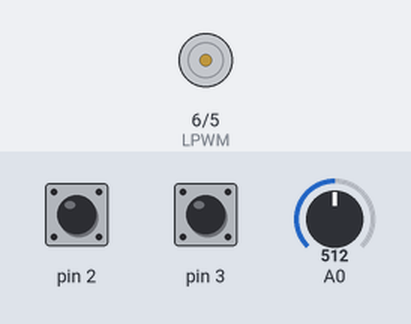
The sketch below on a simulated Arduino Uno, built with avr-gcc and run on an emulated ATmega328P. Shown: motor-driver pin pairs drawn as motors (green arrow = first pin HIGH = forward, orange = second pin HIGH = backward, longer = more drive). Inputs (shaded band) come from the test bench; at power-on: pin 2 HIGH, pin 3 HIGH, A0 = 512.

Above: at 1.2 s.
1.3 s: pin 2 pulled LOW for 0.15 s
At 1.37 s:
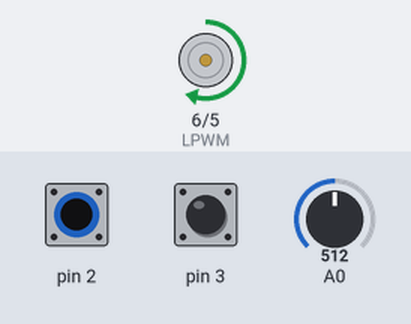
2.9 s: pin 3 pulled LOW for 0.15 s
At 2.97 s:
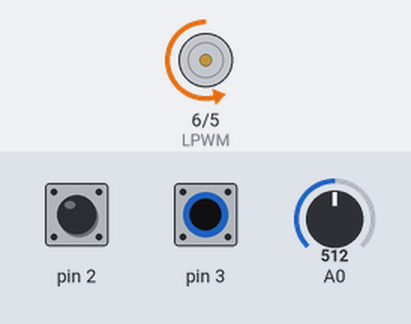
4.5 s: pin 3 pulled LOW for 3.2 s
At 8.3 s:
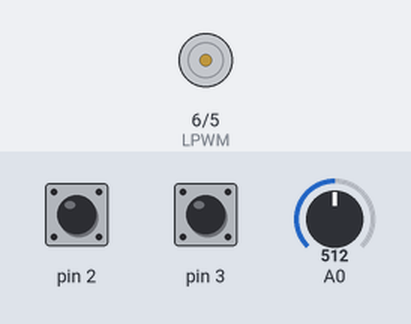
9.2 s: pin 2 pulled LOW for 1 s
At 10.0 s:
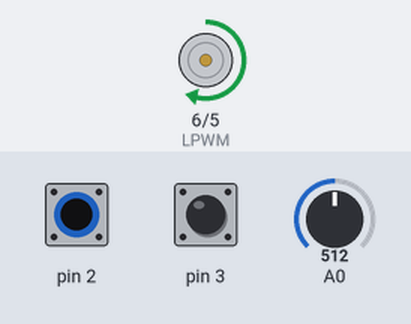
11.7 s: pin 2 pulled LOW for 3.2 s
At 16.2 s:
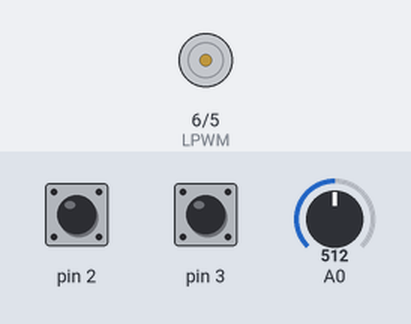
Timing chart, 0 to 17.4 s (numbered marks = the images above; inputs shaded):
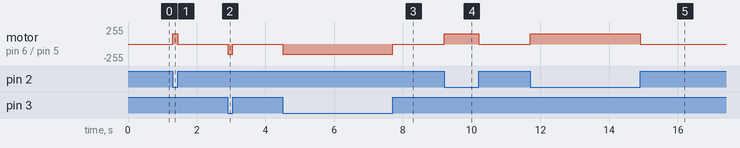

Measured:
- after the input at 1.3 s, motor on pin 6 (LPWM) / pin 5 (RPWM): stopped → forward 152/255 at once, → stopped 0.15 s later
- after the input at 2.9 s, motor on pin 6 (LPWM) / pin 5 (RPWM): stopped → backward 152/255 at once, → stopped 0.15 s later
- after the input at 4.5 s, motor on pin 6 (LPWM) / pin 5 (RPWM): stopped → backward 152/255 at once, → stopped 3.2 s later
- after the input at 9.2 s, motor on pin 6 (LPWM) / pin 5 (RPWM): stopped → forward 152/255 at once, → stopped 1.0 s later
- after the input at 11.7 s, motor on pin 6 (LPWM) / pin 5 (RPWM): stopped → forward 152/255 at once, → stopped 3.2 s later

The sketch:

Basic_Actuator.ino
```cpp
/* This is a sample code to run an actuator at a variable speed using an Arduino and Pot.
 *  Pin 5 and Pin 6 will give the PWM pulses to the motor controller.
 *  Pin 5 as RPWM and Pin 6 as LPWM. So these two pins will be connected to that of the Motor controllers.
 *  Pin 2 and Pin 3 will be decision of weather the Actuator will be extended or contracted.
 *  If Pin 2 is LOW and Pin 3 is High, RPWM will be on and LPWM will be 0. Reverse will happen with Pin 2 is High
 *  and Pin 3 is Low.
 *  A 5V will be scaled through a POT and given input in A0 where the signal will be read and mapped
 *  to determine the intended speed to the Motor controller. The Motor will run at highest speed
 *  when PWM is 255. More will not make any difference. Below 25 the motor starts jerking and doesn't work.
 *  SpeedUp function does the mapping of the PWM pulse
 */

int mspeed=0;
int RPWM = 5;
int LPWM = 6;
int cDelay; //cDelayMapped;

void setup() {
  // put your setup code here, to run once:
   Serial.begin(9600);
   pinMode(2, INPUT_PULLUP);
   pinMode(3, INPUT_PULLUP);

   pinMode(RPWM,OUTPUT);
   pinMode(LPWM,OUTPUT);
}

void loop() {
  // put your main code here, to run repeatedly:
//  mspeed = 10;
  if( digitalRead(2) == LOW & digitalRead(3) == HIGH  ){
    mspeed = speedUp();
    analogWrite(RPWM,0);
    analogWrite(LPWM, mspeed);
    //delay(500);
    }
  else if( digitalRead(2) == HIGH & digitalRead(3) == LOW  ){
    mspeed = speedUp();
    analogWrite(RPWM,mspeed);
    analogWrite(LPWM, 0);
    //delay(500);
    }
  else{
    analogWrite(RPWM,0);
    analogWrite(LPWM, 0);
    }
}

int speedUp(){
  int cDelay = analogRead(A0);
  int newCustom = map(cDelay, 0, 1023, 50, 255);
  return newCustom;
}


// mpeed & Time Table
// 255- 19
// 51- 95
// 25- 210
//
```
